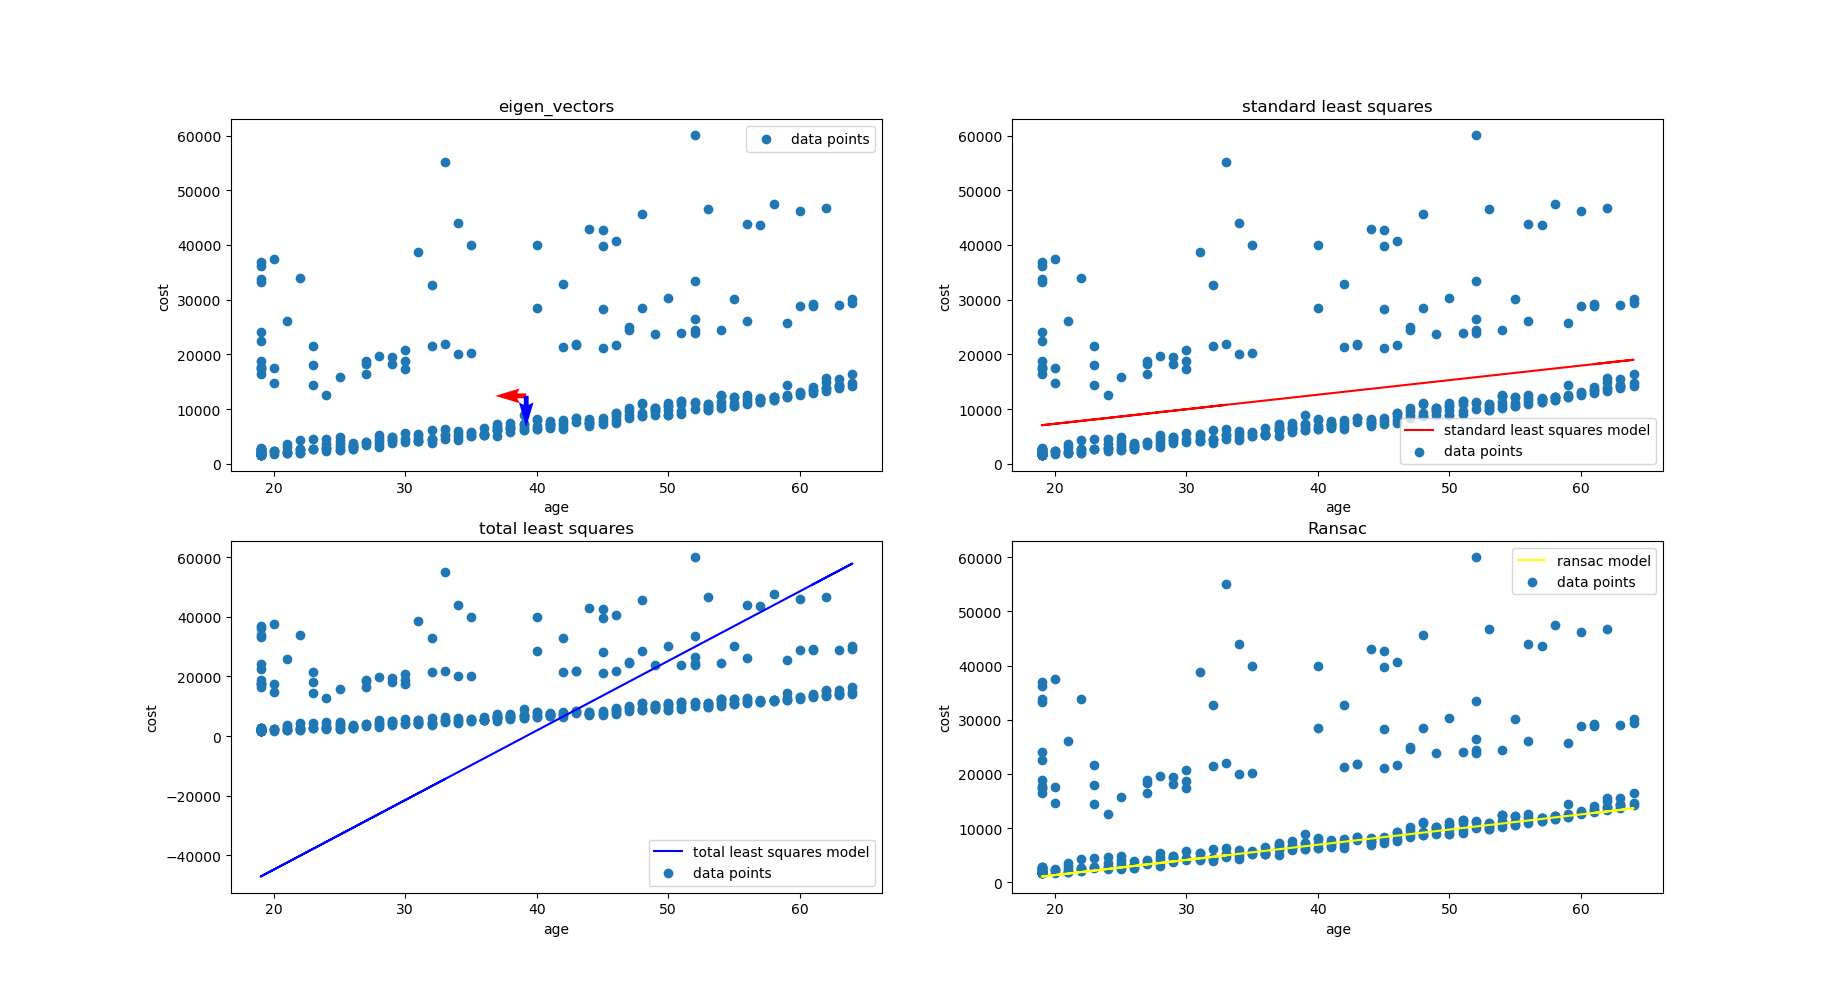

Generate this figure with Python:
#!/usr/bin/env python
# -*- coding: utf-8 -*-

import math
import numpy as np
import pandas as pd
import matplotlib.pyplot as plt

#input data
dataset = pd.read_csv('Problem3_data.csv')
x = dataset.iloc[:, 0].values
y = dataset.iloc[:, -1].values

#covariance matrix
mat = np.array((x, y))
age_mean = np.mean(x)
cost_mean = np.mean(y)
means = np.array([[age_mean], [cost_mean]])
N = mat.shape[1]
n_dim = mat.shape[0]
print('n_dim', n_dim)
cov = np.zeros((n_dim, n_dim))
for i in range(n_dim):
    for j in range(n_dim):
        var = 0
        for k in range(N):
            var+=(mat[i][k] - means[i]) * (mat[j][k] - means[j])
        var /= N
        cov[i, j] = var
print('cov', cov)
#print('np cov', np.cov(mat)) #check the accuracy

#eigen_values and eigen_vectors
eigen_values, eigen_vectors = np.linalg.eig(cov)
origin = means
print('eig_v', eigen_vectors)
eig_vec1 = eigen_vectors[0,:]
eig_vec2 = eigen_vectors[1,:]
#standard least squares method
def ls(x, y):
    A = np.stack((x, np.ones((len(x)), dtype = int)), axis=1) #A matrix y = ax + b
    ls_pred = ls_fit(A, y)
    ls_model = A.dot(ls_pred)
    return ls_model

def ls_fit(A, y):
    A_trans = A.transpose()
    ATA = A_trans.dot(A)
    ATY = A_trans.dot(y)
    pred = (np.linalg.inv(ATA)).dot(ATY)
    return pred
#total least squares method
def tls(x, y):
    #b=w+sqrt(w^2+r^2)/r
    #w=sum(y-ymean)^2-sum(x-xmean)^2
    #r=2*sum*(x-xmean)*(y-ymean)
    #a=ymean-b*xmean
    
    #create U matrix (difference from mean)
    x_tls=x
    y_tls=y
    
    n = len(x_tls)
    
    x_mean=np.mean(x_tls)
    y_mean=np.mean(y_tls)
    
    U=np.vstack(((x_tls-x_mean),(y_tls-y_mean))).T
    # print("U is ", U)
    # print("U shape is ", U.shape)
    
    #create UTU matrix
    UTU=np.dot(U.transpose(),U)
    # print("UTU shape is ", UTU.shape)
    
    #solve for coeffiecients of d=ax+b
    beta=np.dot(UTU.transpose(),UTU)
    
    #get eigenvalues and eigenvectors
    w,v=np.linalg.eig(beta)
    
    #find index of smallest eigenvalue
    index=np.argmin(w)
    #get corresponding eigenvector
    coefficients=v[:,index]
    # print("coefficients are", coefficients)
    # print("coefficients shape is ", coefficients.shape)
    
    a,b=coefficients
    D=a*x_mean+b
    
    tls_value=[]
    for i in range(0,n):
        y_temp=(D-(a*x_tls[i]))/b
        tls_value.append(y_temp)
        
    # print("tls_value ",tls_value )
    
    return tls_value
    
#ransac method
def ransac(x, y):
    A = np.stack((x, np.ones((len(x)), dtype = int)), axis=1)
    #sett a threshold value
    threshold = np.std(y)/3
    ransac_pred = ransac_fit(A, y, 3, threshold)
    ransac_y = A.dot(ransac_pred)
    return ransac_y

def ransac_fit(A, y, sample, threshold):
    #initialize
    num_iter = math.inf
    iter_comp = 0
    max_inlier = 0
    best_fit = None
    prob_outlier = 0
    prob_desired = 0.95 #desired probability
    combined_data = np.column_stack((A,y))
    data_len = len(combined_data)

    #find the number of iterations
    while num_iter > iter_comp:
        #shuffling the rows and taking the first rows
        np.random.shuffle(combined_data)
        sample_data = combined_data[:sample, :]
       
        #estimating the y 
        pred_model = ls_fit(sample_data[:,:-1], sample_data[:, -1:])
      
        #count the inliers 
        y_inliers = A.dot(pred_model)
        err = np.abs(y - y_inliers.T)
       
        #if err is less than the threshold value, then the point is an inlier
        inlier_count = np.count_nonzero(err<threshold)
        print('Inlier Count', inlier_count)
        
        #best fit with maximum inlier count
        if inlier_count > max_inlier:
            max_inlier = inlier_count
            best_fit = pred_model

        #calculating the outlier 
        prob_outlier = 1 - inlier_count/data_len

        #computing the number of iterations 
        num_iter = math.log(1 - prob_desired)/math.log(1-(1-prob_outlier)**sample)
        iter_comp = iter_comp + 1
    return best_fit

y_ls = ls(x, y)
y_tls = tls(x, y)
y_ran = ransac(x, y)

fig, ((ax1, ax2), (ax3, ax4)) = plt.subplots(2,2)
ax1.set_title('eigen_vectors')
ax1.scatter(x,y, label='data points')
ax1.quiver(*origin, *eig_vec1, color=['r'], scale=21)
ax1.quiver(*origin, *eig_vec2, color=['b'], scale=21) 
ax1.set(xlabel='age', ylabel='cost')
ax1.legend()

ax2.set_title('standard least squares')
ax2.scatter(x,y, label='data points')
ax2.plot(x, y_ls, color='red', label='standard least squares model')
ax2.set(xlabel='age', ylabel='cost')
ax2.legend()

ax3.set_title('total least squares')
ax3.scatter(x,y, label='data points')
ax3.plot(x,y_tls, color='blue', label='total least squares model')
ax3.set(xlabel='age', ylabel='cost')
ax3.legend()

ax4.set_title('Ransac')
ax4.plot(x, y_ran, color='yellow', label='ransac model')
ax4.scatter(x,y, label='data points')
ax4.set(xlabel='age', ylabel='cost')
ax4.legend()
plt.show()
